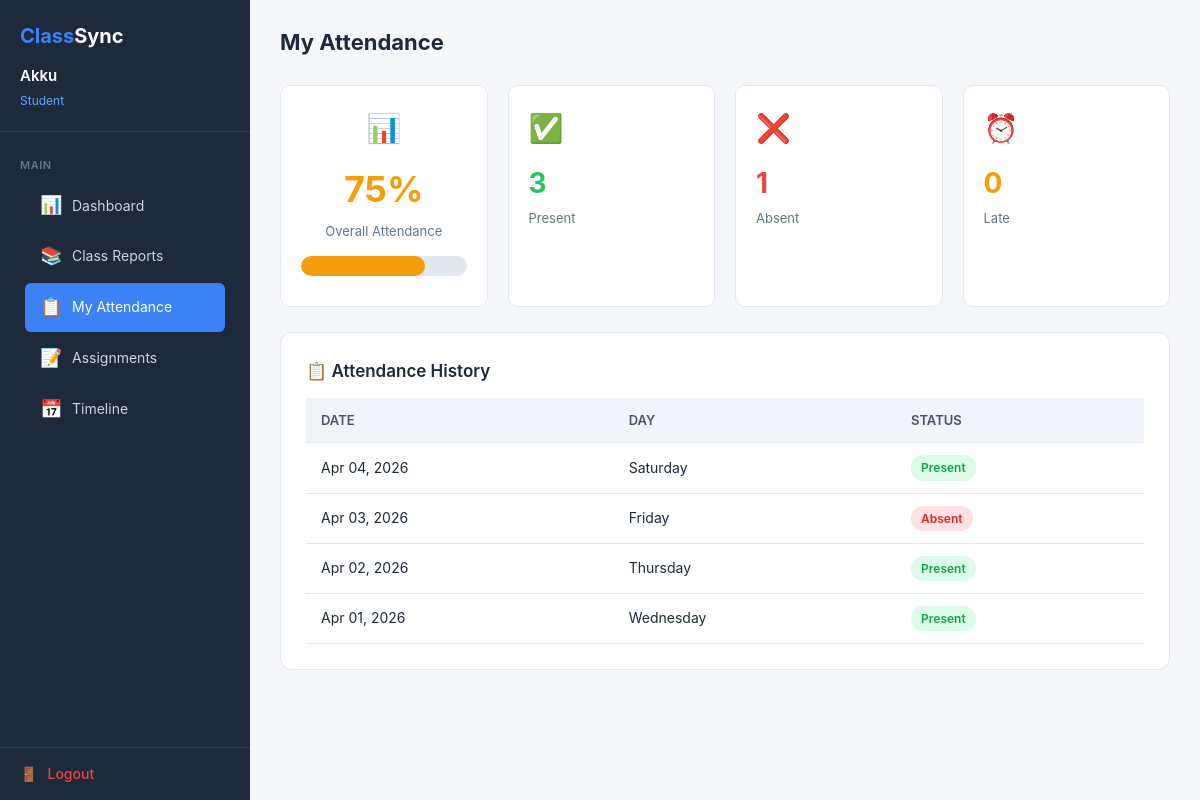
/student/attendance.php (signed in), run on an earlier commit of the app's database.
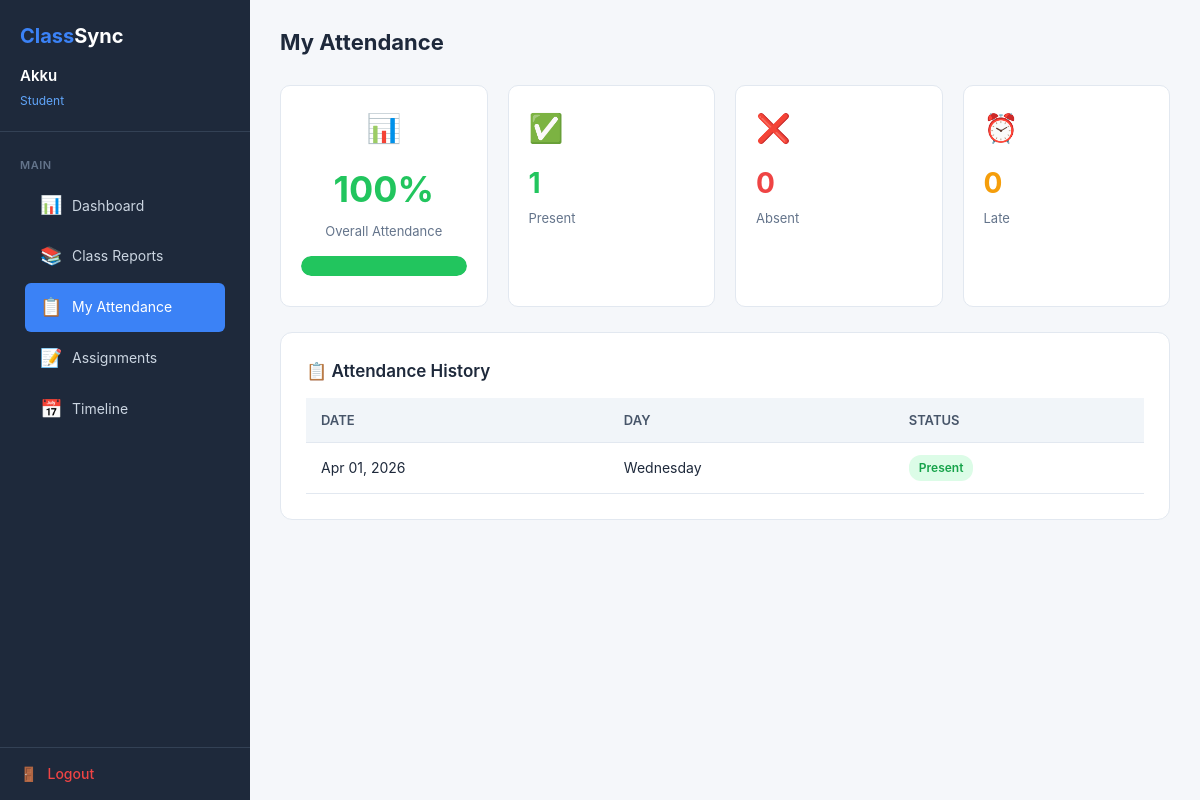
And on a later commit of the database.
### tables this page shows
CREATE TABLE IF NOT EXISTS attendance (
    id INT AUTO_INCREMENT PRIMARY KEY,
    student_id INT NOT NULL,
    date DATE NOT NULL,
    status ENUM('present', 'absent', 'late') NOT NULL DEFAULT 'present',
    marked_by INT NOT NULL,
    created_at TIMESTAMP DEFAULT CURRENT_TIMESTAMP,
    FOREIGN KEY (student_id) REFERENCES users(id) ON DELETE CASCADE,
    FOREIGN KEY (marked_by) REFERENCES users(id) ON DELETE CASCADE,
    UNIQUE KEY unique_attendance (student_id, date)
);

### student/attendance.php (the view, shortened to what this page needs)
<?php
require_once '../config/database.php';
$user_id = $_SESSION['user_id'];
$att_total = $conn->query("SELECT COUNT(*) as cnt FROM attendance WHERE student_id = $user_id")->fetch_assoc()['cnt'];
$att_present = $conn->query("SELECT COUNT(*) as cnt FROM attendance WHERE student_id = $user_id AND status = 'present'")->fetch_assoc()['cnt'];
$att_absent = $conn->query("SELECT COUNT(*) as cnt FROM attendance WHERE student_id = $user_id AND status = 'absent'")->fetch_assoc()['cnt'];
$att_late = $conn->query("SELECT COUNT(*) as cnt FROM attendance WHERE student_id = $user_id AND status = 'late'")->fetch_assoc()['cnt'];
$att_percentage = $att_total > 0 ? round(($att_present / $att_total) * 100, 1) : 0;
$status_class = 'good';
if ($att_percentage < 75) $status_class = 'danger';
elseif ($att_percentage < 85) $status_class = 'warning';
$records = $conn->query("SELECT * FROM attendance WHERE student_id = $user_id ORDER BY date DESC");
?>
<!DOCTYPE html>
<html lang="en">
<head>
    <link rel="stylesheet" href="/ClassSync/assets/css/style.css">
    <link rel="stylesheet" href="/ClassSync/assets/css/dashboard.css">
</head>
<body>
    <div class="dashboard-page">
        <?php include '../includes/sidebar.php'; ?>
        <div class="main-content">
            <div class="top-bar">
                <div>
                    <h1>My Attendance</h1>
                </div>
            </div>
            <div class="stats-grid">
                <div class="stat-card" style="text-align:center;">
                    <div class="stat-icon">📊</div>
                    <div class="attendance-percentage <?php echo $status_class; ?>" style="font-size:36px;"><?php echo $att_percentage; ?>%</div>
                    <div class="stat-label">Overall Attendance</div>
                    <div class="attendance-bar" style="margin-top:15px;">
                        <div class="fill <?php echo $status_class; ?>" style="width:<?php echo $att_percentage; ?>%"></div>
                    </div>
                </div>
                <div class="stat-card">
                    <div class="stat-icon">✅</div>
                    <div class="stat-value" style="color:#22c55e;"><?php echo $att_present; ?></div>
                    <div class="stat-label">Present</div>
                </div>
                <div class="stat-card">
                    <div class="stat-icon">❌</div>
                    <div class="stat-value" style="color:#ef4444;"><?php echo $att_absent; ?></div>
                    <div class="stat-label">Absent</div>
                </div>
                <div class="stat-card">
                    <div class="stat-icon">⏰</div>
                    <div class="stat-value" style="color:#f59e0b;"><?php echo $att_late; ?></div>
                    <div class="stat-label">Late</div>
                </div>
            </div>
            <div class="card">
                <h3>📋 Attendance History</h3>
                <?php if ($records->num_rows > 0): ?>
                <div class="table-responsive">
                    <table>
                        <thead>
                            <tr>
                                <th>Date</th>
                                <th>Day</th>
                                <th>Status</th>
                            </tr>
                        </thead>
                        <tbody>
                            <?php while ($r = $records->fetch_assoc()): ?>
                            <tr>
                                <td><?php echo date('M d, Y', strtotime($r['date'])); ?></td>
                                <td><?php echo date('l', strtotime($r['date'])); ?></td>
                                <td>
                                    <span class="badge badge-<?php echo $r['status']; ?>">
                                        <?php echo ucfirst($r['status']); ?>
                                    </span>
                                </td>
                            </tr>
                            <?php endwhile; ?>
                        </tbody>
                    </table>
                </div>
                <?php endif; ?>
            </div>
        </div>
    </div>
</body>
</html>

What changed in the data, as far as the page shows it:
removed attendance: date "Apr 04, 2026", date "Saturday", status "Present"
removed attendance: date "Apr 03, 2026", date "Friday", status "Absent"
removed attendance: date "Apr 02, 2026", date "Thursday", status "Present"
Also different on the page:
$att_percentage: "75" → "100"
$att_percentage: 75 → 100 (drawn)
$att_present: "3" → "1"
$att_absent: "1" → "0"
